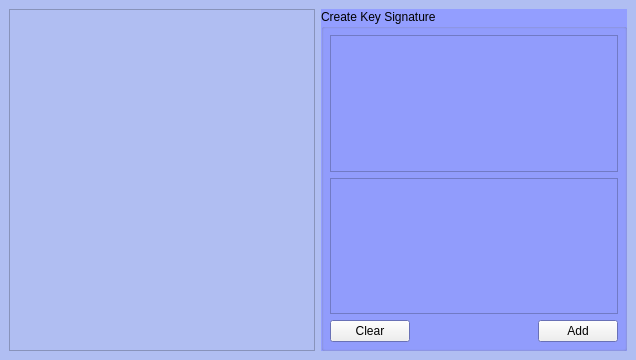
<?xml version="1.0" encoding="UTF-8"?>
<ui version="4.0">
 <class>KeyEdit</class>
 <widget class="QWidget" name="KeyEdit">
  <property name="geometry">
   <rect>
    <x>0</x>
    <y>0</y>
    <width>636</width>
    <height>360</height>
   </rect>
  </property>
  <property name="palette">
   <palette>
    <active>
     <colorrole role="Base">
      <brush brushstyle="SolidPattern">
       <color alpha="255">
        <red>255</red>
        <green>255</green>
        <blue>255</blue>
       </color>
      </brush>
     </colorrole>
     <colorrole role="Window">
      <brush brushstyle="SolidPattern">
       <color alpha="255">
        <red>176</red>
        <green>190</green>
        <blue>242</blue>
       </color>
      </brush>
     </colorrole>
    </active>
    <inactive>
     <colorrole role="Base">
      <brush brushstyle="SolidPattern">
       <color alpha="255">
        <red>255</red>
        <green>255</green>
        <blue>255</blue>
       </color>
      </brush>
     </colorrole>
     <colorrole role="Window">
      <brush brushstyle="SolidPattern">
       <color alpha="255">
        <red>176</red>
        <green>190</green>
        <blue>242</blue>
       </color>
      </brush>
     </colorrole>
    </inactive>
    <disabled>
     <colorrole role="Base">
      <brush brushstyle="SolidPattern">
       <color alpha="255">
        <red>176</red>
        <green>190</green>
        <blue>242</blue>
       </color>
      </brush>
     </colorrole>
     <colorrole role="Window">
      <brush brushstyle="SolidPattern">
       <color alpha="255">
        <red>176</red>
        <green>190</green>
        <blue>242</blue>
       </color>
      </brush>
     </colorrole>
    </disabled>
   </palette>
  </property>
  <property name="windowTitle">
   <string>Form</string>
  </property>
  <layout class="QHBoxLayout">
   <property name="spacing">
    <number>6</number>
   </property>
   <property name="margin">
    <number>9</number>
   </property>
   <item>
    <widget class="QFrame" name="frame">
     <property name="sizePolicy">
      <sizepolicy hsizetype="Expanding" vsizetype="Expanding">
       <horstretch>0</horstretch>
       <verstretch>0</verstretch>
      </sizepolicy>
     </property>
     <property name="frameShape">
      <enum>QFrame::StyledPanel</enum>
     </property>
     <property name="frameShadow">
      <enum>QFrame::Raised</enum>
     </property>
    </widget>
   </item>
   <item>
    <widget class="QGroupBox" name="groupBox">
     <property name="sizePolicy">
      <sizepolicy hsizetype="Expanding" vsizetype="Preferred">
       <horstretch>0</horstretch>
       <verstretch>0</verstretch>
      </sizepolicy>
     </property>
     <property name="palette">
      <palette>
       <active>
        <colorrole role="Base">
         <brush brushstyle="SolidPattern">
          <color alpha="255">
           <red>255</red>
           <green>255</green>
           <blue>255</blue>
          </color>
         </brush>
        </colorrole>
        <colorrole role="Window">
         <brush brushstyle="SolidPattern">
          <color alpha="255">
           <red>147</red>
           <green>158</green>
           <blue>255</blue>
          </color>
         </brush>
        </colorrole>
       </active>
       <inactive>
        <colorrole role="Base">
         <brush brushstyle="SolidPattern">
          <color alpha="255">
           <red>255</red>
           <green>255</green>
           <blue>255</blue>
          </color>
         </brush>
        </colorrole>
        <colorrole role="Window">
         <brush brushstyle="SolidPattern">
          <color alpha="255">
           <red>147</red>
           <green>158</green>
           <blue>255</blue>
          </color>
         </brush>
        </colorrole>
       </inactive>
       <disabled>
        <colorrole role="Base">
         <brush brushstyle="SolidPattern">
          <color alpha="255">
           <red>147</red>
           <green>158</green>
           <blue>255</blue>
          </color>
         </brush>
        </colorrole>
        <colorrole role="Window">
         <brush brushstyle="SolidPattern">
          <color alpha="255">
           <red>147</red>
           <green>158</green>
           <blue>255</blue>
          </color>
         </brush>
        </colorrole>
       </disabled>
      </palette>
     </property>
     <property name="autoFillBackground">
      <bool>true</bool>
     </property>
     <property name="title">
      <string>Create Key Signature</string>
     </property>
     <layout class="QVBoxLayout" name="verticalLayout">
      <property name="margin">
       <number>6</number>
      </property>
      <item>
       <widget class="KeyCanvas" name="canvas">
        <property name="sizePolicy">
         <sizepolicy hsizetype="Expanding" vsizetype="Expanding">
          <horstretch>0</horstretch>
          <verstretch>0</verstretch>
         </sizepolicy>
        </property>
        <property name="frameShape">
         <enum>QFrame::StyledPanel</enum>
        </property>
        <property name="frameShadow">
         <enum>QFrame::Raised</enum>
        </property>
       </widget>
      </item>
      <item>
       <widget class="QFrame" name="frame_3">
        <property name="sizePolicy">
         <sizepolicy hsizetype="Expanding" vsizetype="Expanding">
          <horstretch>0</horstretch>
          <verstretch>0</verstretch>
         </sizepolicy>
        </property>
        <property name="frameShape">
         <enum>QFrame::StyledPanel</enum>
        </property>
        <property name="frameShadow">
         <enum>QFrame::Raised</enum>
        </property>
       </widget>
      </item>
      <item>
       <layout class="QHBoxLayout">
        <property name="spacing">
         <number>6</number>
        </property>
        <property name="margin">
         <number>0</number>
        </property>
        <item>
         <widget class="QPushButton" name="clearButton">
          <property name="text">
           <string>Clear</string>
          </property>
         </widget>
        </item>
        <item>
         <spacer>
          <property name="orientation">
           <enum>Qt::Horizontal</enum>
          </property>
          <property name="sizeHint" stdset="0">
           <size>
            <width>40</width>
            <height>20</height>
           </size>
          </property>
         </spacer>
        </item>
        <item>
         <widget class="QPushButton" name="addButton">
          <property name="toolTip">
           <string>add time signature to palette</string>
          </property>
          <property name="text">
           <string>Add</string>
          </property>
         </widget>
        </item>
       </layout>
      </item>
     </layout>
    </widget>
   </item>
  </layout>
 </widget>
 <customwidgets>
  <customwidget>
   <class>KeyCanvas</class>
   <extends>QFrame</extends>
   <header>keycanvas.h</header>
   <container>1</container>
  </customwidget>
 </customwidgets>
 <resources/>
 <connections/>
</ui>
